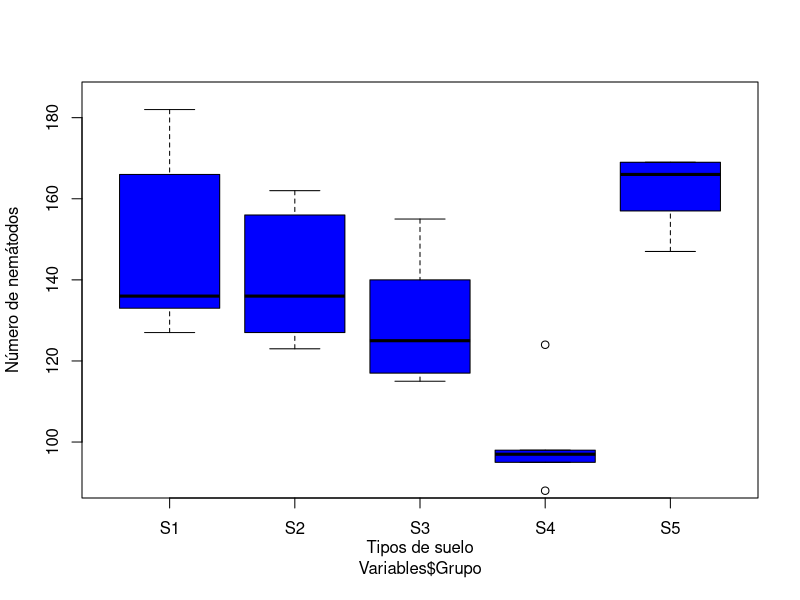
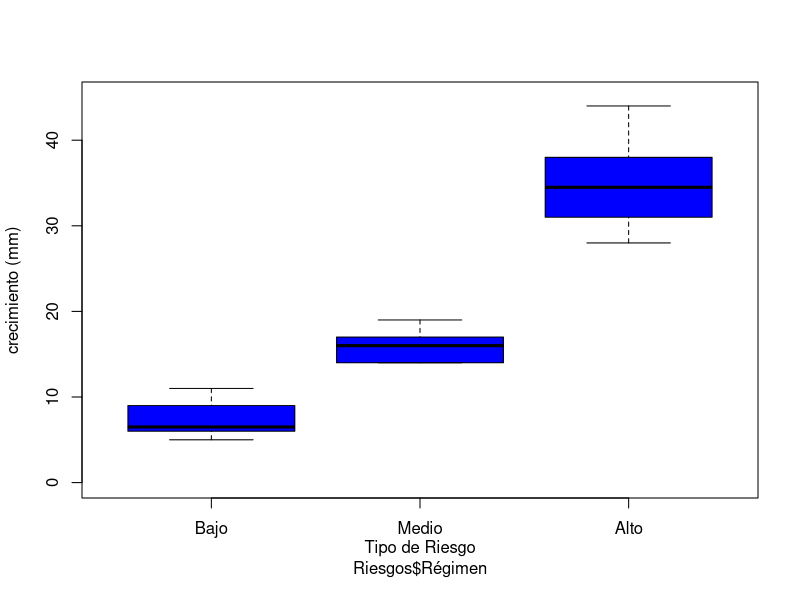

These figures' R source, in order:
# Hugo Vazquez
# 2176696
# 10/11/2023

# Análisis de varianza

setwd("C:/UANL_FCF/REPOSITORIOS/Exp_Met_Est_AD2023")

# EJERCICIO 1 -------------------------------------------------------------
# Se examinaron cinco tipos diferentes de suelo para detectar la aparición de nematodos. En cada caso se realizaron cinco replicas para su evalu

# Cantidad de nematodos encontrados en cinco tipos de suelo diferente. Cada suelo contiene cinco muestras.

# Variables

Grupo <- gl(5, 5, labels = c("S1","S2", "S3", "S4", "S5"))
Nemátodos <- c(127, 166, 136, 182, 133,
               162, 156, 123, 136, 127,
               155, 140, 125, 115, 117,
               124, 95, 88, 97, 98,
               169, 147, 166, 157, 169)
Variables <- data.frame(Grupo, Nemátodos)
head(Nemátodos)

boxplot(Nemátodos~Variables$Grupo,
  col = "blue",
        ylim=c(90, 185),
        ylab="Número de nemátodos")
mtext("Tipos de suelo", side=1, padj=3)

# Aplique la función tapply y encuentre las varianzas de los cinco tratamientos. ¿Cuántas veces es la diferencia entre la varainza más pequeña y la más grande?

Varianzas_tratamiento <- tapply(Variables$Nemátodos, Variables$Grupo, var)
print(Varianzas_tratamiento)

# Realiza un test F (ANOVA) para comparar las medias de las 5 muestras ¿Cuáles serían las hipótesis nula y alternativa?
    ## Al realizar el ANOVA, para la comaración de medias, las hipótesis serían las siguientes
    ## Ho= Las medias de todos los grupos son iguales
    ## H1= No todas las medias de los grupos son iguales, por lo menos hay una media diferente a resto de los demás.

anova <- aov(Nemátodos ~ Grupo, data = Variables)
anova <- summary(anova)
print(anova)

# Describe los resultados obtenidos indicando cuál es el valor del estadístico de contraste (F), los grados de libertad del factor, los grados de libertad residuales y el valor de P.
    ## Los valores asociados al factor "Grupo" son los siguientes
    ## El estadístico de contraste F tiene un valor de 9.287
    ## Hay 4 grados de libertad para el factor "Grupo" y 20 grados de libertad residuales
    ## el valor de p es de 0.000207, rechazando la Hipótesis nula (Ho), lo que nos indica que al menos una de las medias es diferente al resto de los grupos

# También indica cuál sería el valor crítico de F bajo la hipótesis nula, que nos proporcionará la definición de una región de aceptación y rechazo (consideramos un nivel de significación alfa = 0.05).
    ## si tenemos 4 grados de libertad para Grupo y 20 grados de libertad para Residuales y un nivel de significancia alpha=0.05, aplicamos la siguiente función para determinar el valor crítico de F
df_Grupo <- 4
df_Residuales <- 20
alpha <- 0.05
    ## entonces:
valor_critico_F <- qf(1 - alpha, df_Grupo, df_Residuales)
print(valor_critico_F)
    ## entonces el valor crítico de F con un nivel de significancia alfa del 0.05 es de 2.87 siendo mayor el de contraste F calculado con 9.287, por lo que es evidencia de rechazo a la hipótesis nula.

# Tras evaluar la tabla ANOVA, ¿cuál sería tu conclusión en el contexto del problema?
    ## Se rechaza la hipótesis nula, quedando demostrado que hay un grupo de entre los existentes que es diferente. Por otro lado el análisis de varianza indica que hay una diferencia significativa entre los grupos

# EJERCICIO 2 -------------------------------------------------------------

# Se examino el crecimiento de una especie bajo diferentes regímenes de riego. Cada tratamiento contiene seis observaciones.

# Crecimiento de la especie bajo diferentes regímenes de riego (Bajo, Medio y Alto). Cada tipo de riego contiene seis observaciones.

# Riesgos

Régimen <- gl(3, 6, labels = c("Bajo","Medio", "Alto"))
Rango <- c(9, 11, 6, 7, 6, 5,
               14, 17, 19, 14, 17, 15,
               28, 31, 32, 44, 38, 37)
Riesgos <- data.frame(Régimen, Rango)
head(Rango)

boxplot(Rango~Riesgos$Régimen,
        col = "blue",
        ylim=c(0, 45),
        ylab="crecimiento (mm)")
mtext("Tipo de Riesgo", side=1, padj=3)

# Aplique la función tapply y encuentre las varianzas de los cinco tratamientos. ¿Cuántas veces es la diferencia entre la varianza más pequeña y la más grande?

Varianzas_tratamiento <- tapply(Riesgos$Rango, Riesgos$Régimen, var)
print(Varianzas_tratamiento)

# Realiza un test F (ANOVA) para comparar las medias de las 5 muestras ¿Cuáles serían las hipótesis nula y alternativa?
    ## Al realizar el ANOVA para comparar las medias de los tipos de régimen de tratamientos, las hipótesis quedan de la siguiente manera:
    ## Ho= Las medias de los tratamientos Bajo, Medio y Alto son iguales 
    ## H1= Una de las medias de los tratamientos Bajo, Medio o Alto es diferente de las demás.

anova <- aov(Rango ~ Régimen, data = Riesgos)
anova <- summary(anova)
print(anova)

# Describe los resultados obtenidos indicando cuál es el valor del estadístico de contraste (F), los grados de libertad del factor, los grados de libertad residuales y el valor de P
    ## Los valores asociados al factor "Régimen" son los siguientes
    ## El estadístico de contraste F tiene un valor de 84.48
    ## Hay 2 grados de libertad para el factor "Régimen" y 15 grados de libertad residuales
    ## el valor de p es de 6.84e-9, rechazando la Hipótesis nula (Ho) con un valor relativamente por de bajo del 0.05, lo que nos indica que hay medias es diferente al resto de los grupos.


# También indica cuál sería el valor crítico de F bajo la hipótesis nula, que nos proporcionará la definición de una región de aceptación y rechazo (consideramos un nivel de significación alfa = 0.05).
    ## si tenemos 2 grados de libertad para Grupo y 15 grados de libertad para Residuales y un nivel de significancia alpha=0.05, aplicamos la siguiente función para determinar el valor crítico de F
df_Régimen <- 2
df_Residuales <- 15
alpha <- 0.05
    ## entonces:
valor_critico_F <- qf(1 - alpha, df_Régimen, df_Residuales)
print(valor_critico_F)
    ## entonces el valor crítico de F con un nivel de significancia alfa del 0.05 es de 3.6832 siendo mayor el de contraste F calculado con 84.48, por lo que es evidencia de rechazo a la hipótesis nula.

# Tras evaluar la tabla ANOVA, ¿cuál sería tu conclusión en el contexto del p
    ## Se rechaza la hipótesis nula, ya que existe diferencia entre los grupos de régimen, mientras que en el análisis de varianza indica que hay una diferencia significativa del Régimen Alto, respecto al Medio y al Bajo que son similares


